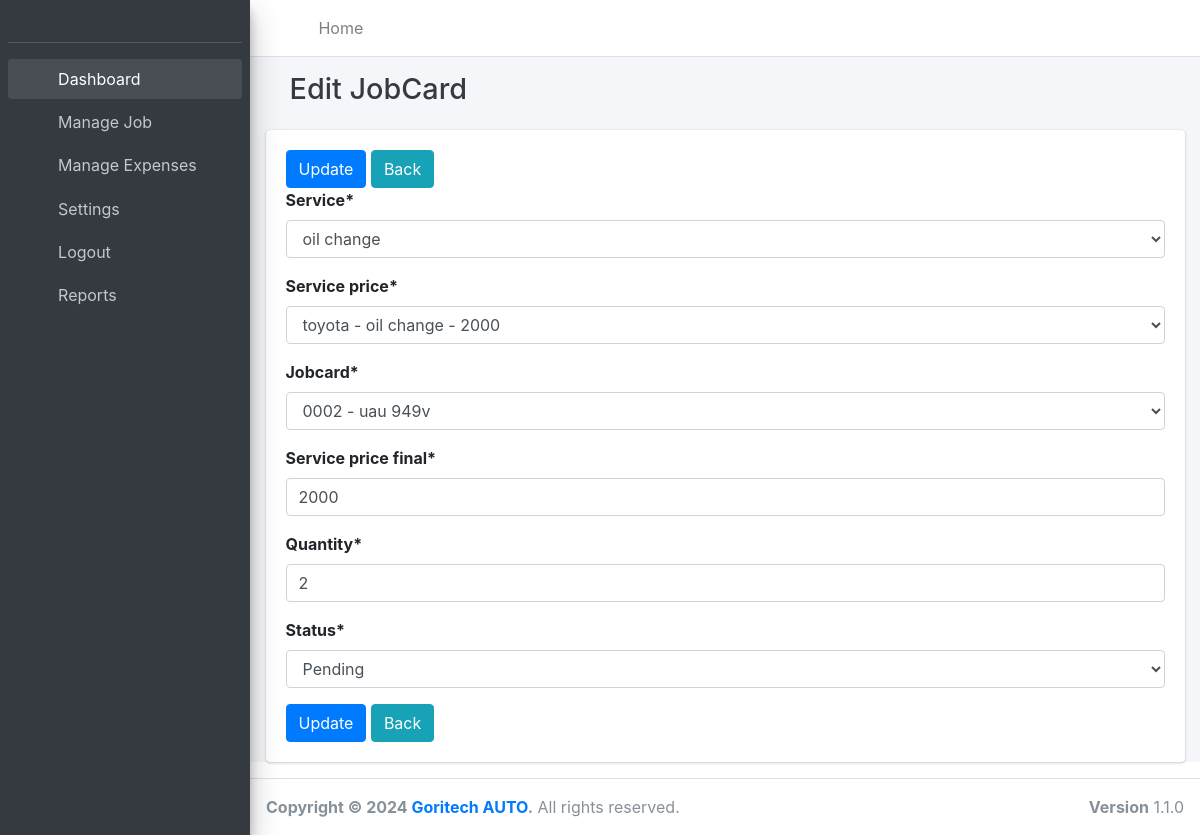
Page /edit_jobcard_service/1/ on the committed database.
### spare/models/garage.py (models this page shows, shortened)
class ServicePrice(models.Model):
    service = models.ForeignKey(Service, on_delete=models.CASCADE, related_name="services")
    car_model = models.CharField(max_length=20)
    amount = models.IntegerField()
    class Meta:
        verbose_name = ("ServicePrice")
        verbose_name_plural = ("ServicePrices")
    def __str__(self):
        return f'{self.car_model} - {self.service} - {self.amount}'

class JobCardService(models.Model):
    STATUS_OPTIONS = [
        ('pending', 'Pending'),
        ('approved', 'Approved'),
        ('cancelled', 'Cancelled'),
    ]
    date=models.DateField(auto_now=True)
    service = models.ForeignKey(Service, on_delete=models.CASCADE, related_name="service")
    service_price = models.ForeignKey(
        ServicePrice,
        on_delete=models.CASCADE,
        related_name = 'job_card_service'
        )
    jobcard = models.ForeignKey(
        JobCard,
        on_delete=models.CASCADE,
    )
    service_price_final = models.IntegerField()
    quantity = models.IntegerField()
    status=models.CharField(choices=STATUS_OPTIONS,default='pending',max_length=50)
    class Meta:
        verbose_name = ("JobCardService")
        verbose_name_plural = ("JobCardServices")

### spare/views/items_views.py (the view, shortened to what this page needs)
# urls.py: path('edit_jobcard_service/<int:jobcard_id>/',item_views.edit_job_service, name='edit_job_card_service'),
def edit_job_service(request,jobcard_id):
    job_requests = get_jobcard_service_edit(jobcard_id)
    job_service_formx = JobServiceForm(instance=job_requests)
    context = {
         "job_service_formx":job_service_formx,
        "job_requests":job_requests
    }
    return render(request, "jobcard/job_card_service_edit.html", context)

### spare/forms/garage_forms/job_service_form.py
class JobServiceForm(forms.ModelForm):
    class Meta:
        model = JobCardService
        fields = '__all__'
    def __init__(self, *args, **kwargs):
        super(JobServiceForm, self).__init__(*args, **kwargs)
        self.helper = FormHelper()

### spare/models/garage.py (called while the page is built)
    def __str__(self):
        return self.name

    def __str__(self):
        return f'{self.code} - {self.plate_no}'

### spare/selectors/garage_selectors/jobcard_selector.py (called while the page is built)
def get_jobcard_service_edit(jobcard_id):
    return JobCardService.objects.get(pk=jobcard_id)

### spare/templates/jobcard/job_card_service_edit.html (shortened to what this page needs)
{% extends '../base.html' %}
{% load static %}
{% load crispy_forms_tags %}
{%block page_title%}
Edit JobCard
{% endblock %}
{% block content %}
<div class="content">
  <div class="container-fluid">
    <div class="card animated fadeInUp">
      <div class="card-body">
        <form method="POST" enctype="multipart/form-data">
          <input type="submit" value="Update" class="btn btn-primary" />
          <a href="{% url 'jobregister' %}" class="btn btn-info">Back </a>
          <div class="form-group">
            {{ job_service_formx|crispy }}
          </div>
          <input type="submit" value="Update" class="btn btn-primary" />
          <a href="{% url 'jobregister' %}" class="btn btn-info">Back</a>
        </form>
      </div>
    </div>
  </div>
</div>
  {% endblock content %}

### rows in the picture
ServicePrice: service "oil change"
JobCardService: service_price "toyota - oil change - 2000", jobcard "0002 - uau 949v", service_price_final "2000", quantity "2", status "Pending"
